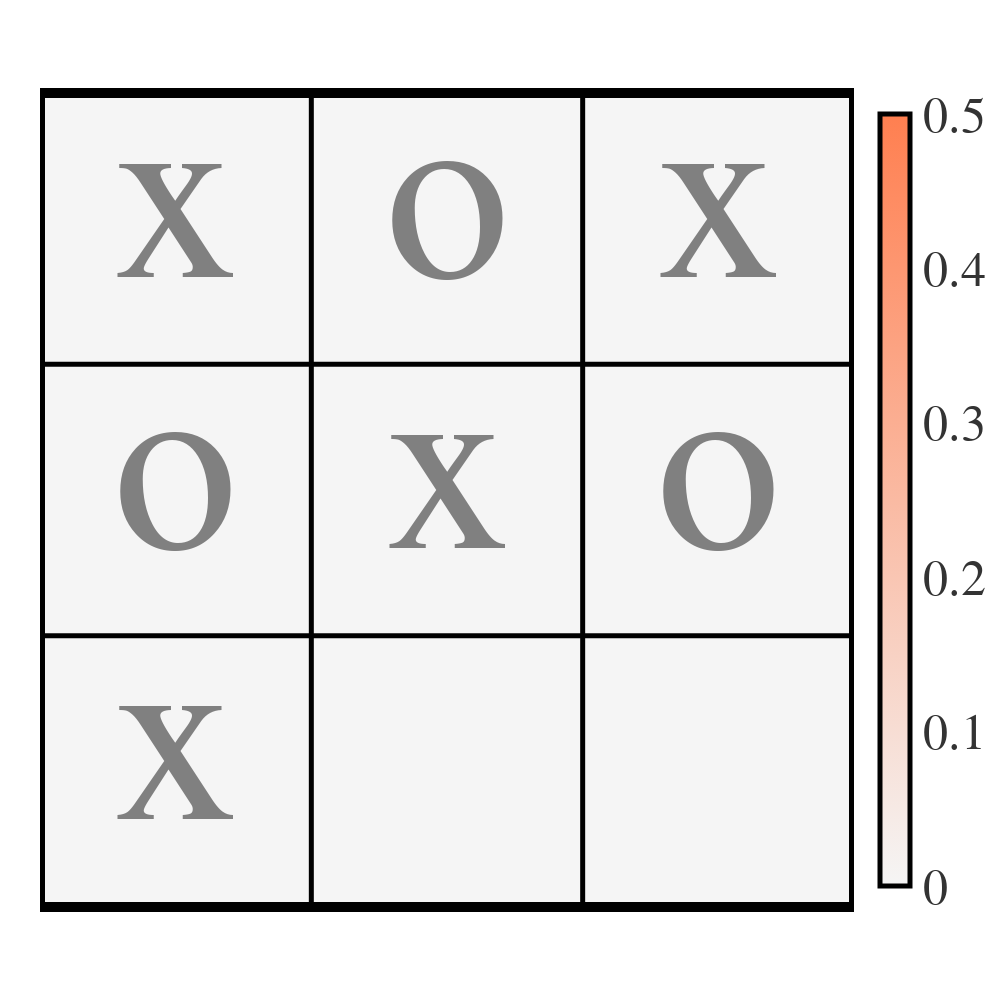

The notebook cell saved with this chart:
### Code cell
fp.board_heatmap(preds[0, -1], example_game[1:], title="", color='#FF7F50')

### Figure 1 — Plotly figure (JSON) as saved in the notebook; plotly's stock layout.template omitted (floating-point values rounded to 4 significant figures)
{"data": [{"colorbar": {"len": 0.9, "orientation": "v", "outlinecolor": "black", "outlinewidth": 5, "thickness": 30, "tickfont": {"color": "#333333", "family": "Arial", "size": 50}, "ticklabelposition": "outside left", "ticklen": 20, "tickwidth": 5}, "colorscale": [[0, "#F5F5F5"], [1, "#FF7F50"]], "type": "heatmap", "z": [[1.308e-22, 1.831e-10, 2.096e-21], [2.001e-10, 1.271e-19, 2.222e-10], [3.798e-22, 1.65e-06, 1.938e-06]], "zmax": 0.5, "zmin": 0}], "layout": {"annotations": [{"font": {"color": "#808080", "family": "Arial", "size": 250}, "showarrow": false, "text": "x", "x": 0, "xanchor": "center", "xref": "x", "y": -0.1, "yanchor": "middle", "yref": "y"}, {"font": {"color": "#808080", "family": "Arial", "size": 250}, "showarrow": false, "text": "x", "x": 2, "xanchor": "center", "xref": "x", "y": -0.1, "yanchor": "middle", "yref": "y"}, {"font": {"color": "#808080", "family": "Arial", "size": 250}, "showarrow": false, "text": "x", "x": 1, "xanchor": "center", "xref": "x", "y": 0.9, "yanchor": "middle", "yref": "y"}, {"font": {"color": "#808080", "family": "Arial", "size": 250}, "showarrow": false, "text": "x", "x": 0, "xanchor": "center", "xref": "x", "y": 1.9, "yanchor": "middle", "yref": "y"}, {"font": {"color": "#808080", "family": "Arial", "size": 250}, "showarrow": false, "text": "o", "x": 1, "xanchor": "center", "xref": "x", "y": -0.1, "yanchor": "middle", "yref": "y"}, {"font": {"color": "#808080", "family": "Arial", "size": 250}, "showarrow": false, "text": "o", "x": 0, "xanchor": "center", "xref": "x", "y": 0.9, "yanchor": "middle", "yref": "y"}, {"font": {"color": "#808080", "family": "Arial", "size": 250}, "showarrow": false, "text": "o", "x": 2, "xanchor": "center", "xref": "x", "y": 0.9, "yanchor": "middle", "yref": "y"}, {"font": {"color": "#333333", "family": "Arial", "size": 25}, "showarrow": false, "text": "Game Over Prediction: 1.0", "x": 0.5, "xref": "paper", "y": -0.15, "yref": "paper"}], "height": 1000, "margin": {"b": 60, "l": 40, "r": 40, "t": 60}, "plot_bgcolor": "#ffffff", "shapes": [{"line": {"color": "black", "width": 10}, "type": "line", "x0": -0.5, "x1": -0.5, "y0": -0.5, "y1": 2.5}, {"line": {"color": "black", "width": 10}, "type": "line", "x0": -0.5, "x1": 2.5, "y0": -0.5, "y1": -0.5}, {"line": {"color": "black", "width": 5}, "type": "line", "x0": 0.5, "x1": 0.5, "y0": -0.5, "y1": 2.5}, {"line": {"color": "black", "width": 5}, "type": "line", "x0": -0.5, "x1": 2.5, "y0": 0.5, "y1": 0.5}, {"line": {"color": "black", "width": 5}, "type": "line", "x0": 1.5, "x1": 1.5, "y0": -0.5, "y1": 2.5}, {"line": {"color": "black", "width": 5}, "type": "line", "x0": -0.5, "x1": 2.5, "y0": 1.5, "y1": 1.5}, {"line": {"color": "black", "width": 10}, "type": "line", "x0": 2.5, "x1": 2.5, "y0": -0.5, "y1": 2.5}, {"line": {"color": "black", "width": 10}, "type": "line", "x0": -0.5, "x1": 2.5, "y0": 2.5, "y1": 2.5}], "title": {"font": {"color": "#333333", "family": "Arial", "size": 30}, "text": "", "x": 0.5, "xanchor": "center", "yanchor": "top"}, "width": 1000, "xaxis": {"range": [-0.5, 2.5], "scaleanchor": "y", "scaleratio": 1, "showgrid": false, "showline": false, "showticklabels": false, "zeroline": false}, "yaxis": {"range": [2.5, -0.5], "showgrid": false, "showline": false, "showticklabels": false, "zeroline": false}}}
